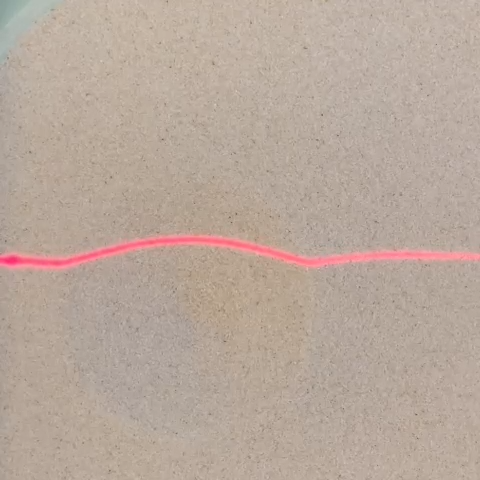
#> input picture testfilter.png, 480 x 480 px
$ python testfiltercolor.py
#> lines starting #> are read from the running program, lines starting #| are printed output that depends on the picture; after the words box and inside, x2 and y2 are one past the last pixel; in counts of white or black regions, pixels touching at a corner belong together

import cv2
import numpy as np
import matplotlib.pyplot as plt

frame = cv2.imread('testfilter.png')
#> frame is the input picture: shape (480, 480, 3); mean B, G, R 156, 167.9, 184.9
# It converts the BGR color space of image to HSV color space
hsv = cv2.cvtColor(frame, cv2.COLOR_BGR2HSV)
#> hsv: shape (480, 480, 3); mean H, S, V 16.9, 39.8, 185

# Threshold of blue in HSV space
lower_blue = np.array([60, 35, 140])
upper_blue = np.array([180, 255, 255])

# preparing the mask to overlay
mask = cv2.inRange(hsv, lower_blue, upper_blue)
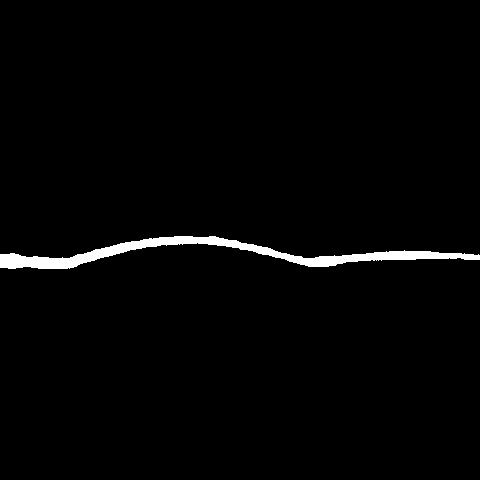
#> mask: shape (480, 480); 1.8% white; 1 white region, box (x1, y1, x2, y2) and area: (0, 236, 480, 269) 4207

# The black region in the mask has the value of 0,
# so when multiplied with original image removes all non-blue regions
# result = cv2.bitwise_and(frame, frame, mask = mask)

cv2.imshow('frame', frame)
cv2.imshow('mask', mask)
# cv2.imshow('result', result)

cv2.waitKey(0)
cv2.destroyAllWindows()
